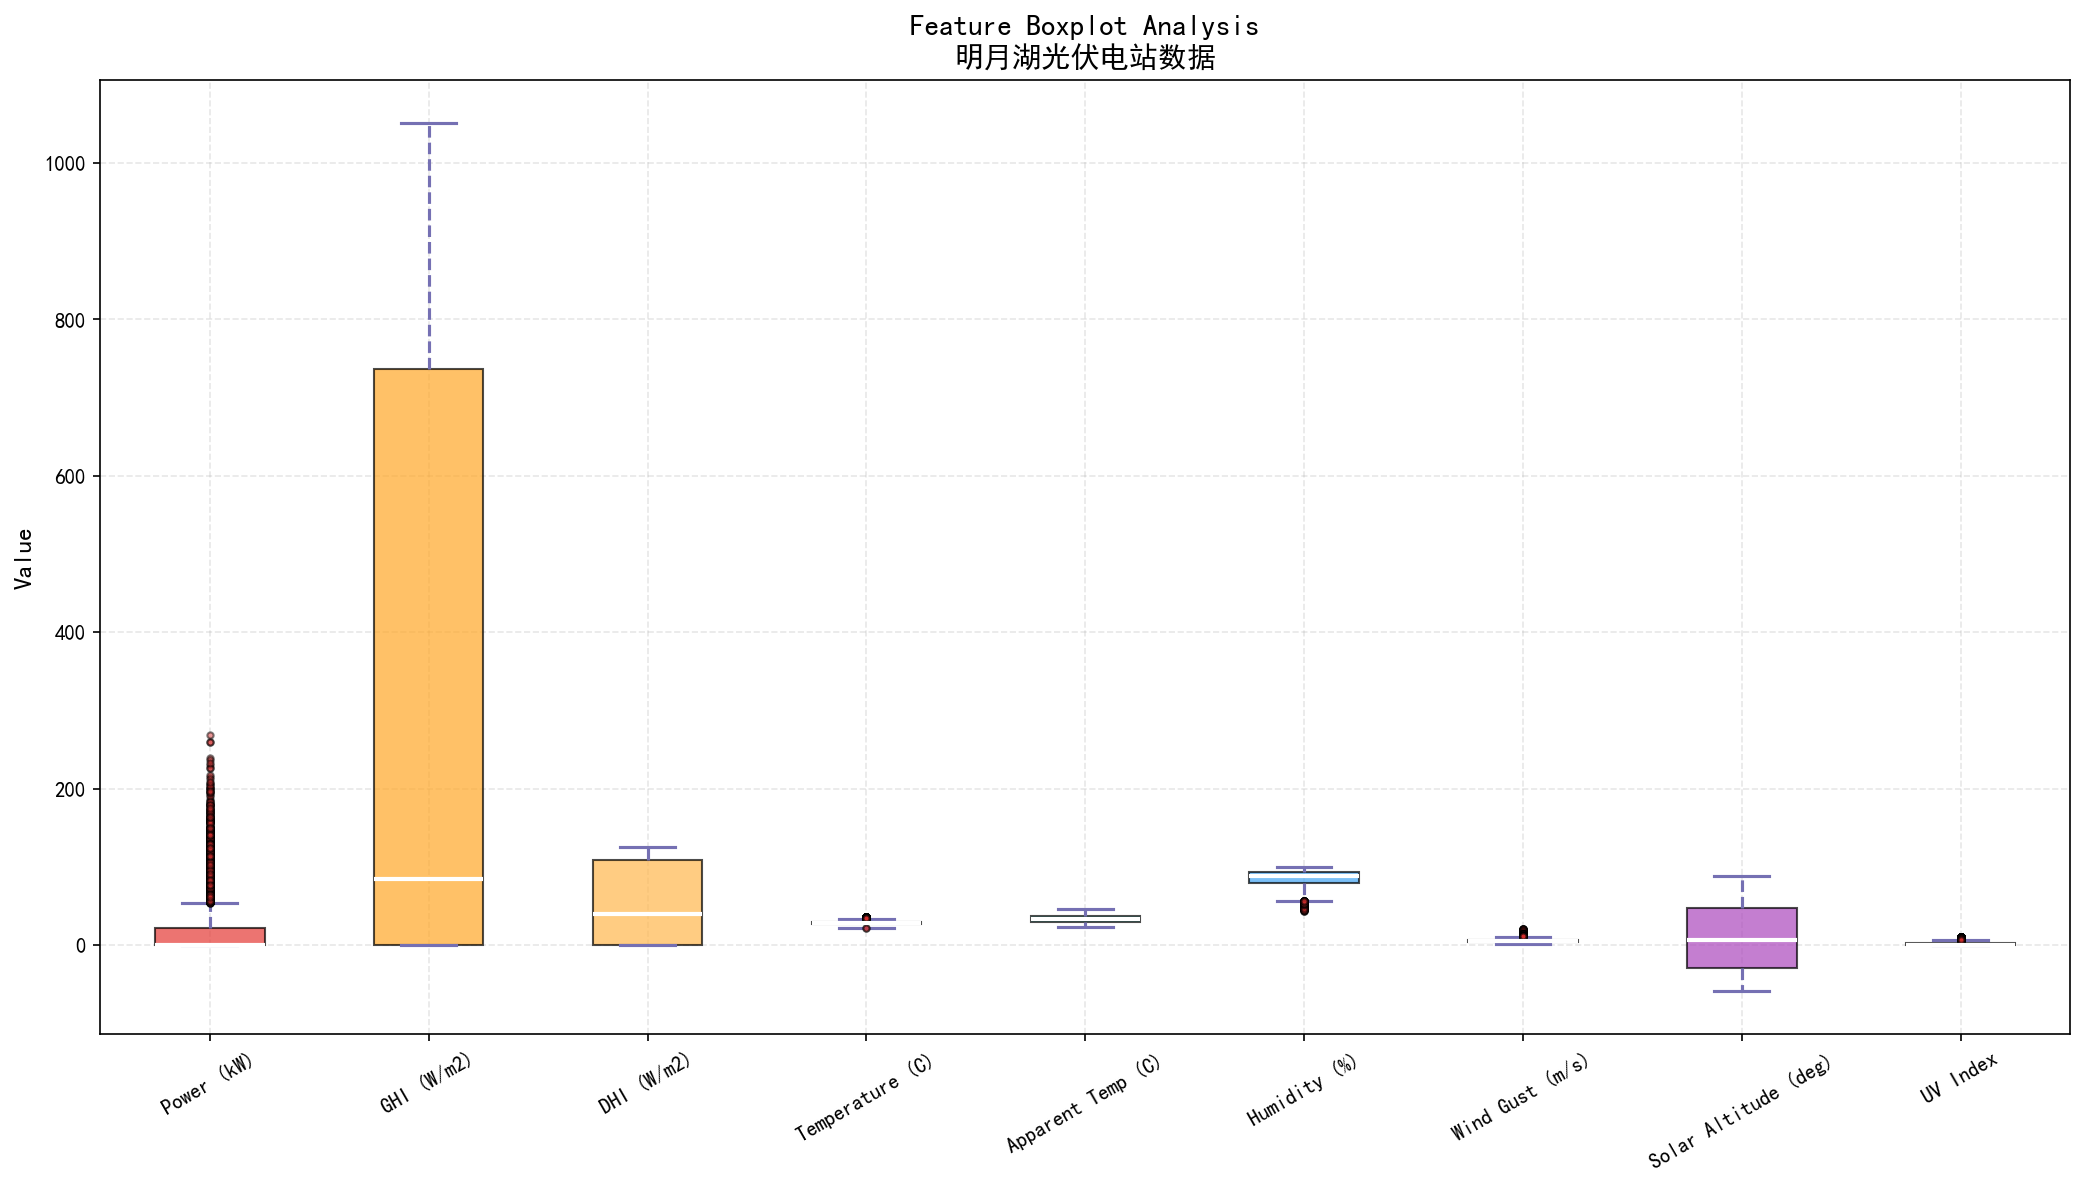

Python code for this plot:
"""
生成数据特征箱线图
"""

import pandas as pd
import matplotlib.pyplot as plt
import numpy as np

# 设置中文字体
plt.rcParams['font.sans-serif'] = ['SimHei', 'Microsoft YaHei', 'Arial Unicode MS']
plt.rcParams['axes.unicode_minus'] = False

# 读取数据
data_path = r"c:\Users\MoYu\Desktop\pv_prediction_scheduling_msc_new\data\data-analysis\data\明月湖_cleaned.csv"
output_path = r"c:\Users\MoYu\Desktop\pv_prediction_scheduling_msc_new\data\data-analysis\charts\feature_boxplots.png"

df = pd.read_csv(data_path)

# 选择数值特征（排除时间戳和分类特征）
feature_cols = [
    'power_kw',
    'ghi', 
    'dhi',
    'temperature_c',
    'apparent_temperature_c',
    'relative_humidity_pct',
    'wind_gust_ms',
    'solar_altitude_deg',
    'uv'
]

feature_labels = [
    'Power (kW)',
    'GHI (W/m2)',
    'DHI (W/m2)', 
    'Temperature (C)',
    'Apparent Temp (C)',
    'Humidity (%)',
    'Wind Gust (m/s)',
    'Solar Altitude (deg)',
    'UV Index'
]

# 提取特征数据
features_data = [df[col].dropna().values for col in feature_cols]

# 创建图表
fig, ax = plt.subplots(figsize=(14, 8))

# 绘制箱线图
bp = ax.boxplot(features_data, patch_artist=True, labels=feature_labels)

# 设置颜色
colors = ['#E53935', '#FFA726', '#FFB74D', '#26A69A', '#4DB6AC', 
          '#42A5F5', '#5C6BC0', '#AB47BC', '#7E57C2']

for patch, color in zip(bp['boxes'], colors):
    patch.set_facecolor(color)
    patch.set_alpha(0.7)

# 设置样式
for whisker in bp['whiskers']:
    whisker.set(color='#7570B3', linewidth=1.5, linestyle='--')

for cap in bp['caps']:
    cap.set(color='#7570B3', linewidth=1.5)

for median in bp['medians']:
    median.set(color='white', linewidth=2)

for flier in bp['fliers']:
    flier.set(marker='o', markerfacecolor='#D32F2F', alpha=0.5, markersize=3)

ax.set_ylabel('Value', fontsize=12)
ax.set_title('Feature Boxplot Analysis\n明月湖光伏电站数据', fontsize=14, fontweight='bold')
ax.grid(True, alpha=0.3, linestyle='--')
ax.tick_params(axis='x', rotation=30)

plt.tight_layout()
plt.savefig(output_path, dpi=150, bbox_inches='tight', facecolor='white')
plt.close()

print(f"箱线图已保存: {output_path}")

# 输出统计信息
print("\n特征统计摘要:")
print("-" * 80)
stats_df = df[feature_cols].describe()
print(stats_df.round(2).to_string())
